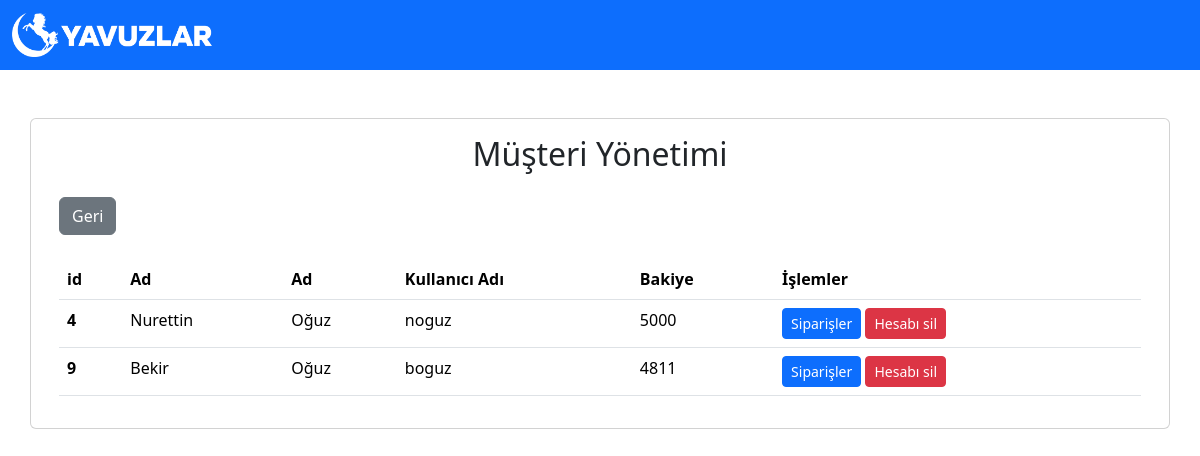
The page /app/panels/admin/customers.php (signed in) on the database its author committed.
### tables this page shows
CREATE TABLE `users` (
  `id` int NOT NULL,
  `company_id` int DEFAULT NULL,
  `role` text NOT NULL,
  `name` text NOT NULL,
  `surname` text NOT NULL,
  `username` text NOT NULL,
  `password` text NOT NULL,
  `balance` float NOT NULL DEFAULT '5000',
  `created_at` datetime NOT NULL,
  `deleted_at` datetime DEFAULT NULL
);

### app/functions/db.php (called while the page is built, shortened)
<?php
class Database
{
  private $pdo;
  public function __construct()
  {
    $dsn = 'mysql:host=db;port=3306;dbname=yavuzlaryemek';
    $username = 'root';
    $password = 'admin';
    try {
      $this->pdo = new PDO($dsn, $username, $password);
      $this->pdo->setAttribute(PDO::ATTR_ERRMODE, PDO::ERRMODE_EXCEPTION);
    } catch (PDOException $e) {
      die("Connection failed: " . $e->getMessage());
    }
  }
  public function prepare($sql)
  {
    return $this->pdo->prepare($sql);
  }
}
$db = new Database();
?>

### app/panels/admin/customers.php (the view, shortened to what this page needs)
<?php
include "../../functions/db.php";
?>
<!DOCTYPE html>
<html lang="en">
<head>
  <link rel="stylesheet" href="https://cdnjs.cloudflare.com/ajax/libs/bootstrap/5.3.3/css/bootstrap.min.css"
 />
</head>
<body>
  <nav class="navbar navbar-expand-lg navbar-dark bg-primary">
    <div class="container-fluid">
      <a class="navbar-brand" href="/">
        <img src="/img/yavuzlar.png" width="200">
      </a>
    </div>
  </nav>
  <div class="container mb-5">
    <div class="row justify-content-center">
      <div class="card mt-5">
        <div class="card-body">
          <h2 class="card-title text-center mb-4">Müşteri Yönetimi</h2>
          <a href="/panels/admin/admin.php" class="btn btn-secondary">Geri</a>
          <table class="table mt-4">
            <thead>
              <tr>
                <th scope="col">id</th>
                <th scope="col">Ad</th>
                <th scope="col">Ad</th>
                <th scope="col">Kullanıcı Adı</th>
                <th scope="col">Bakiye</th>
                <th scope="col">İşlemler</th>
              </tr>
            </thead>
            <tbody>
              <?php
              $stmt = $db->prepare("SELECT * FROM users WHERE role = 'customer' AND deleted_at IS NULL");
              $stmt->execute();
              $customers = $stmt->fetchAll();
              foreach ($customers as $customer) {
                echo "<tr>";
                echo "<th scope='row'>" . $customer["id"] . "</th>";
                echo "<td>" . $customer["name"] . "</td>";
                echo "<td>" . $customer["surname"] . "</td>";
                echo "<td>" . $customer["username"] . "</td>";
                echo "<td>" . $customer["balance"] . "</td>";
                echo "<td>
                <a href='/panels/admin/show-orders.php?id=" . $customer["id"] . "' class='btn btn-sm btn-primary'>Siparişler</a>
                <a href='/panels/admin/delete-customer.php?id=" . $customer["id"] . "' class='btn btn-sm btn-danger'>Hesabı sil</a>
                      </td>";
                echo "</tr>";
              }
              ?>
            </tbody>
        </div>
      </div>
</body>
</html>

### rows shown on the page
users: id "4", name "Nurettin", surname "Oğuz", username "noguz", balance "5000"
users: id "9", name "Bekir", surname "Oğuz", username "boguz", balance "4811"
